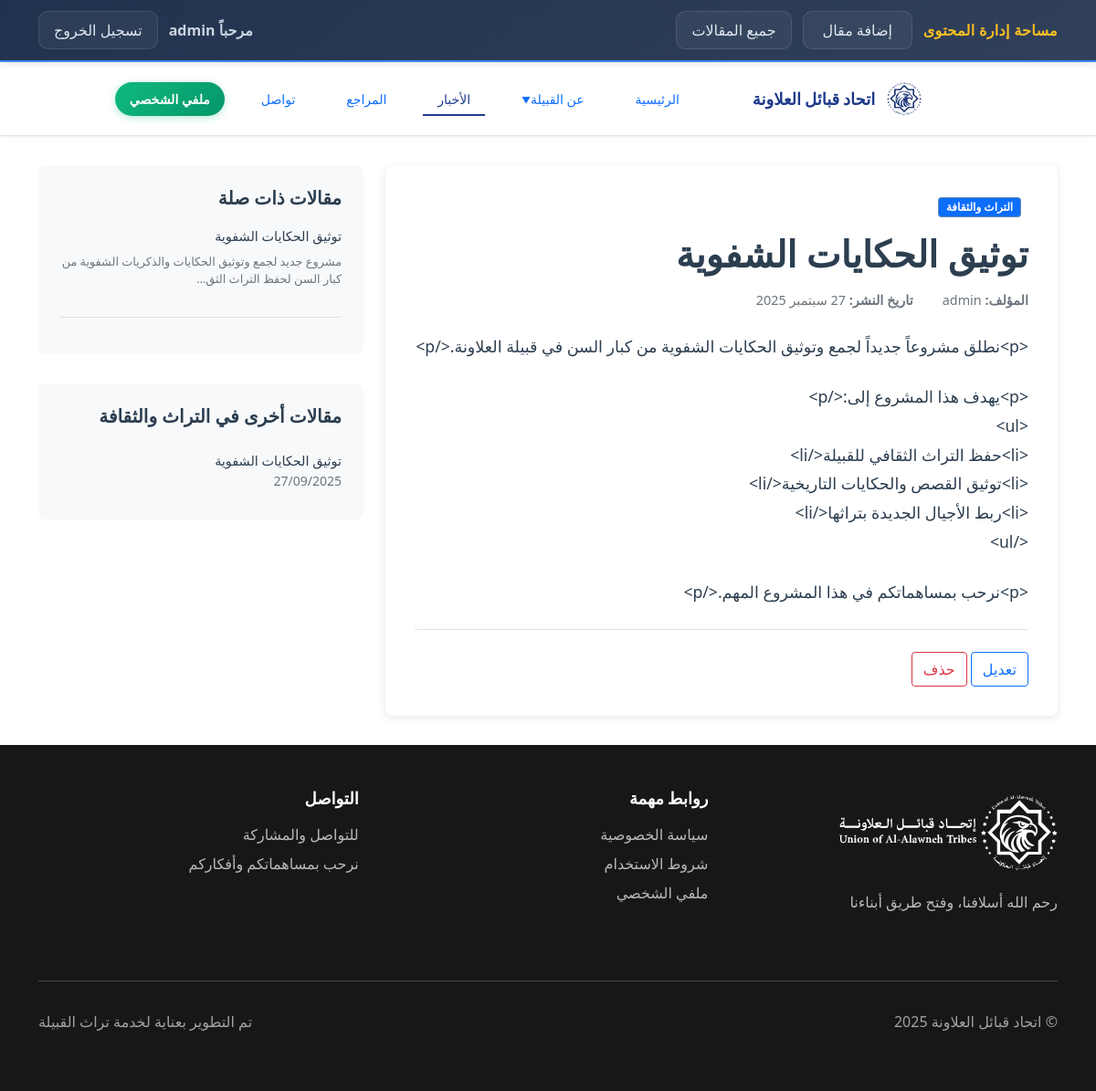
Page /articles/article-2/ (signed in) on the committed database.
### articles/models.py (models this page shows, shortened)
class Article(models.Model):
    STATUS_CHOICES = [
        ('draft', 'مسودة'),
        ('published', 'منشور'),
        ('archived', 'مؤرشف'),
    ]
    title = models.CharField(max_length=200, verbose_name="العنوان")
    slug = models.SlugField(max_length=200, unique=True, verbose_name="الرابط")
    excerpt = models.TextField(max_length=500, verbose_name="المقتطف")
    content = models.TextField(verbose_name="المحتوى")
    thumbnail = models.ImageField(
        upload_to='articles/thumbnails/',
        blank=True,
        null=True,
        verbose_name="الصورة المصغرة"
    )
    category = models.ForeignKey(
        Category,
        on_delete=models.CASCADE,
        verbose_name="الفئة"
    )
    author = models.ForeignKey(
        User,
        on_delete=models.CASCADE,
        verbose_name="المؤلف"
    )
    status = models.CharField(
        max_length=10,
        choices=STATUS_CHOICES,
        default='draft',
        verbose_name="الحالة"
    )
    featured = models.BooleanField(default=False, verbose_name="مقال مميز")
    created_at = models.DateTimeField(auto_now_add=True, verbose_name="تاريخ الإنشاء")
    updated_at = models.DateTimeField(auto_now=True, verbose_name="تاريخ التحديث")
    published_at = models.DateTimeField(
        blank=True,
        null=True,
        verbose_name="تاريخ النشر"
    )
    class Meta:
        verbose_name = "مقال"
        verbose_name_plural = "المقالات"
        ordering = ['-created_at']
    def get_absolute_url(self):
        return reverse('articles:article_detail', kwargs={'slug': self.slug})

class Category(models.Model):
    name = models.CharField(max_length=100, verbose_name="اسم الفئة")
    slug = models.SlugField(max_length=100, unique=True, verbose_name="الرابط")
    description = models.TextField(blank=True, verbose_name="الوصف")
    created_at = models.DateTimeField(auto_now_add=True, verbose_name="تاريخ الإنشاء")
    class Meta:
        verbose_name = "فئة"
        verbose_name_plural = "الفئات"
        ordering = ['name']

### articles/views.py (the view)
# urls.py: path('articles/<slug:slug>/', views.ArticleDetailView.as_view(), name='article_detail'),
class ArticleDetailView(DetailView):
    model = Article
    template_name = 'articles/article_detail.html'
    context_object_name = 'article'
    def get_queryset(self):
        return Article.objects.filter(status='published').select_related('author', 'category')
    def get_context_data(self, **kwargs):
        context = super().get_context_data(**kwargs)
        article = self.get_object()
        self.track_view(article)
        context['related_articles'] = Article.objects.filter(
            status='published',
            category=article.category
        ).exclude(id=article.id).order_by('-published_at')[:3]
        return context
    def track_view(self, article):
        ip_address = self.get_client_ip()
        user_agent = self.request.META.get('HTTP_USER_AGENT', '')
        ArticleView.objects.get_or_create(
            article=article,
            ip_address=ip_address,
            defaults={'user_agent': user_agent}
        )
    def get_client_ip(self):
        x_forwarded_for = self.request.META.get('HTTP_X_FORWARDED_FOR')
        if x_forwarded_for:
            ip = x_forwarded_for.split(',')[0]
        else:
            ip = self.request.META.get('REMOTE_ADDR')
        return ip

### templates/articles/article_detail.html (shortened to what this page needs)
{% extends 'base.html' %}
{% load static %}
{% block content %}
<section class="article-detail-section">
    <div class="container">
        <div class="row">
            <div class="col-lg-8">
                <article class="article-content">
                    <header class="article-header">
                        <div class="article-meta mb-3">
                            <span class="badge bg-primary me-2">{{ article.category.name }}</span>
                        </div>
                        <h1 class="article-title">{{ article.title }}</h1>
                        <div class="article-info">
                            <div class="article-author">
                                <strong>المؤلف:</strong> {{ article.author.get_full_name|default:article.author.username }}
                            </div>
                            <div class="article-date">
                                <strong>تاريخ النشر:</strong> {{ article.published_at|date:"d F Y" }}
                            </div>
                        </div>
                    </header>
                    <div class="article-body">
                        {{ article.content|linebreaks }}
                    </div>
                    <div class="article-actions mt-4 pt-4 border-top">
                        {% if user.is_staff %}
                        <a href="{% url 'articles:article_update' article.slug %}" class="btn btn-outline-primary">تعديل</a>
                        <a href="{% url 'articles:article_delete' article.slug %}" class="btn btn-outline-danger">حذف</a>
                        {% endif %}
                    </div>
                </article>
            </div>
            <div class="col-lg-4">
                <div class="sidebar">
                    {% if related_articles %}
                    <div class="sidebar-widget">
                        <h4 class="widget-title">مقالات ذات صلة</h4>
                        <div class="related-articles">
                            {% for related in related_articles %}
                            <div class="related-article mb-3">
                                <div class="related-content">
                                    <h5 class="related-title">
                                        <a href="{{ related.get_absolute_url }}">{{ related.title }}</a>
                                    </h5>
                                    <p class="related-excerpt">{{ related.excerpt|truncatechars:80 }}</p>
                                </div>
                            </div>
                            {% endfor %}
                        </div>
                    </div>
                    {% endif %}
                    <div class="sidebar-widget">
                        <h4 class="widget-title">مقالات أخرى في {{ article.category.name }}</h4>
                        <div class="category-articles">
                            {% for cat_article in article.category.article_set.all|slice:":5" %}
                                {% if cat_article.id != article.id and cat_article.status == 'published' %}
                                <div class="category-article">
                                    <a href="{{ cat_article.get_absolute_url }}" class="category-article-link">
                                        {{ cat_article.title }}
                                    </a>
                                    <small class="text-muted d-block">{{ cat_article.published_at|date:"d/m/Y" }}</small>
                                </div>
                                {% endif %}
                            {% endfor %}
                        </div>
                    </div>
                </div>
            </div>
        </div>
    </div>
</section>
{% endblock %}
{% block extra_css %}
<link rel="stylesheet" href="{% static 'css/articles/detail.css' %}">
{% endblock %}

### templates/base.html (shortened to what this page needs)
{% load static %}
<!DOCTYPE html>
<html lang="ar" dir="rtl">
<head>
    <link rel="stylesheet" href="{% static 'styles.css' %}">
    <link href="https://cdn.jsdelivr.net/npm/bootstrap@5.1.3/dist/css/bootstrap.min.css" rel="stylesheet">
    <link rel="stylesheet" href="{% static 'css/shared/admin.css' %}">
    {% block extra_css %}{% endblock %}
</head>
<body data-home-url="{% url 'articles:home' %}">
    {% if user.is_authenticated and user.is_staff %}
    <div class="admin-nav">
        <div class="container">
            <div class="admin-toolbar">
                <div class="admin-actions">
                    <span class="admin-label">مساحة إدارة المحتوى</span>
                    <a href="{% url 'articles:article_create' %}" class="admin-link">إضافة مقال</a>
                    <a href="{% url 'articles:article_list' %}" class="admin-link">جميع المقالات</a>
                </div>
                <div class="admin-session">
                    <span>مرحباً {{ user.username }}</span>
                    <a href="{% url 'accounts:logout' %}" class="admin-link">تسجيل الخروج</a>
                </div>
            </div>
        </div>
    </div>
    {% endif %}
    <nav class="navbar">
        <div class="nav-container">
            <div class="nav-content">
                <div class="nav-logo">
                    <img src="{% static 'assets/5bb495a6c0913a1fd0082c21b631846738790a28.png' %}" alt="شعار اتحاد قبائل العلاونة" class="logo-img">
                    <div class="logo-text">اتحاد قبائل العلاونة</div>
                </div>
                <div class="nav-desktop">
                    <button class="nav-link {% if request.resolver_match.url_name == 'home' %}active{% endif %}" onclick="location.href='{% url 'articles:home' %}'">الرئيسية</button>
                    <div class="nav-dropdown">
                        <button class="nav-link nav-dropdown-toggle">عن القبيلة</button>
                    </div>
                    <button class="nav-link {% if 'article' in request.resolver_match.url_name %}active{% endif %}" onclick="location.href='{% url 'articles:article_list' %}'">الأخبار</button>
                    <button class="nav-link" data-section="resources">المراجع</button>
                    <button class="nav-link" data-section="contact">تواصل</button>
                    {% if not user.is_authenticated %}
                    <button class="nav-link nav-login" onclick="location.href='{% url 'accounts:login' %}'">تسجيل الدخول</button>
                    {% else %}
                    <button class="nav-link nav-profile" onclick="location.href='{% url 'accounts:profile' %}'">ملفي الشخصي</button>
                    {% endif %}
                </div>
            </div>
        </div>
    </nav>
    <main>
        {% block content %}{% endblock %}
    </main>
    <footer class="footer">
        <div class="container">
            <div class="footer-content">
                <div class="footer-brand">
                    <div class="footer-logo">
                        <img src="{% static 'assets/logo.svg' %}" alt="شعار اتحاد قبائل العلاونة" class="footer-logo-img">
                    </div>
                    <p class="footer-slogan">رحم الله أسلافنا، وفتح طريق أبناءنا</p>
                    <div class="footer-hashtag">#اتحاد_قبائل_العلاونة</div>
                </div>
                <div class="footer-links">
                    <h4 class="footer-heading">روابط مهمة</h4>
                    <ul class="footer-links-list">
                        <li><a href="/privacy" class="footer-link">سياسة الخصوصية</a></li>
                        <li><a href="/terms" class="footer-link">شروط الاستخدام</a></li>
                        {% if user.is_authenticated %}
                        <li><a href="{% url 'accounts:profile' %}" class="footer-link">ملفي الشخصي</a></li>
                        {% endif %}
                    </ul>
                </div>
                <div class="footer-contact">
                    <h4 class="footer-heading">التواصل</h4>
                    <div class="footer-contact-info">
                        <p>للتواصل والمشاركة</p>
                        <p>نرحب بمساهماتكم وأفكاركم</p>
                    </div>
                </div>
            </div>
            <div class="footer-separator"></div>
            <div class="footer-bottom">
                <p>© اتحاد قبائل العلاونة 2025</p>
                <p>تم التطوير بعناية لخدمة تراث القبيلة</p>
            </div>
        </div>
    </footer>
</body>
</html>

### static/css/shared/admin.css (style rules this page uses)
.admin-nav { background: linear-gradient(135deg, #1e293b 0%, #334155 100%); border-bottom: 2px solid #3b82f6; box-shadow: 0 2px 8px rgba(0, 0, 0, 0.1); position: relative; z-index: 1001; }
.admin-nav::before { content: ''; position: absolute; top: 0; left: 0; right: 0; bottom: 0; background: linear-gradient(90deg, rgba(59, 130, 246, 0.1) 0%, rgba(30, 58, 138, 0.1) 100%); }
.admin-nav .container { position: relative; z-index: 1; }
.admin-toolbar { display: flex; justify-content: space-between; align-items: center; flex-wrap: wrap; gap: 12px; padding: 12px 0; }
.admin-actions, .admin-session { display: flex; align-items: center; gap: 12px; flex-wrap: wrap; }
.admin-label { color: #fbbf24; font-weight: 700; letter-spacing: 0.02em; }
.admin-link { color: #e2e8f0; text-decoration: none; font-weight: 500; padding: 8px 16px; border-radius: 10px; background: rgba(255, 255, 255, 0.05); border: 1px solid rgba(226, 232, 240, 0.12); transition: all 0.3s ease; display: inline-flex; align-items: center; justify-content: center; gap: 6px; min-width: 120px; }
.admin-session span { color: #cbd5e1; font-weight: 600; }

### static/css/articles/detail.css (style rules this page uses)
.article-detail-section { padding: 2rem 0; }
.article-content { background: #fff; padding: 2rem; border-radius: 8px; box-shadow: 0 2px 10px rgba(0, 0, 0, 0.1); }
.article-title { font-size: 2.5rem; font-weight: 700; color: #2c3e50; margin-bottom: 1rem; line-height: 1.2; }
.article-info { display: flex; gap: 2rem; margin-bottom: 1.5rem; font-size: 0.9rem; color: #6c757d; }
.article-body { font-size: 1.1rem; line-height: 1.8; color: #2c3e50; }
.article-body p { margin-bottom: 1.5rem; }
.sidebar-widget { background: #f8f9fa; padding: 1.5rem; border-radius: 8px; margin-bottom: 2rem; }
.widget-title { font-size: 1.25rem; font-weight: 600; margin-bottom: 1rem; color: #2c3e50; }
.related-article { display: flex; gap: 1rem; padding-bottom: 1rem; border-bottom: 1px solid #dee2e6; }
.related-title a { color: #2c3e50; text-decoration: none; font-size: 0.9rem; }
.related-excerpt { font-size: 0.8rem; color: #6c757d; margin-top: 0.5rem; }
.category-article { padding: 0.5rem 0; border-bottom: 1px solid #dee2e6; }
.category-article:last-child { border-bottom: none; }
.category-article-link { color: #2c3e50; text-decoration: none; font-size: 0.9rem; }

### rows in the picture
Article: category.name "التراث والثقافة", title "توثيق الحكايات الشفوية", author.get_full_name "admin", published_at "27 سبتمبر 2025", content "<p>نطلق مشروعاً جديداً لجمع وتوثيق الحكايات الشفوية من كبار السن في قبيلة العلاونة.</p> <p>يهدف هذا المشروع إلى:</p> <ul> <li>حفظ التراث الثقافي للقبيلة</li> <li>توثيق القصص والحكايات التاريخية</li> <li>ربط الأجيال الجديدة بتراثها</li> </ul> <p>نرحب بمساهماتكم في هذا المشروع المهم.</p>"
Article: title "توثيق الحكايات الشفوية", excerpt "مشروع جديد لجمع وتوثيق الحكايات والذكريات الشفوية من كبار السن لحفظ التراث الثق…", published_at "27/09/2025"

### other values in the picture
{{ user.username }} "admin"
